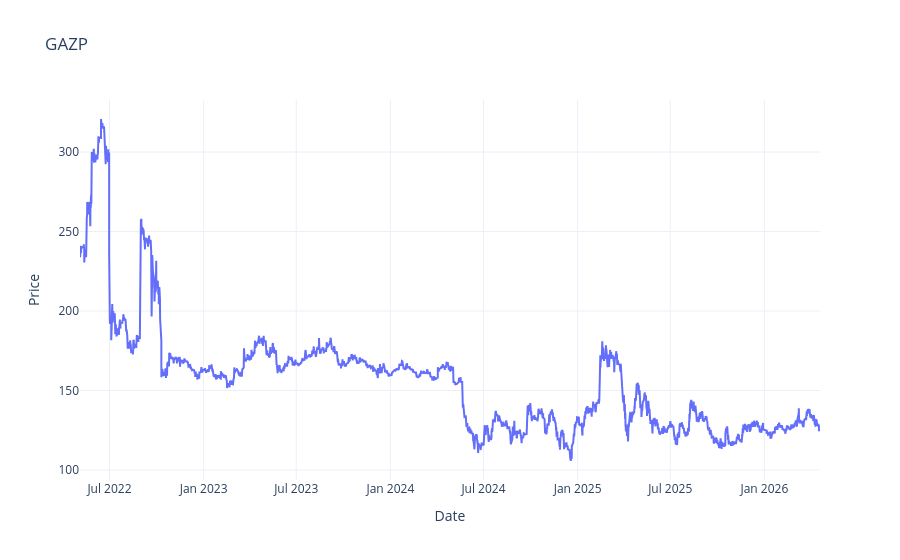

Source (notebook cell):
### Code cell
# Посмотрим на данные

fig = go.Figure()

fig.add_trace(
    go.Scatter(
        x=stocks_data['GAZP']["begin"],
        y=stocks_data['GAZP']["close"],
        mode="lines",
        name="Close price"
    )
)

fig.update_layout(
    title="GAZP",
    xaxis_title="Date",
    yaxis_title="Price",
    template="plotly_white"
)

fig.show()

### Figure 1 — Plotly figure (JSON) as saved in the notebook; plotly's stock layout.template omitted (floating-point values rounded to 4 significant figures; data arrays with more than 128 entries replaced by an {"elided": "..."} marker saying what was removed)
{"data": [{"mode": "lines", "name": "Close price", "type": "scatter", "x": {"elided": "16432 str values"}, "y": {"elided": "16432 float values"}}], "layout": {"title": {"text": "GAZP"}, "xaxis": {"title": {"text": "Date"}}, "yaxis": {"title": {"text": "Price"}}}}
